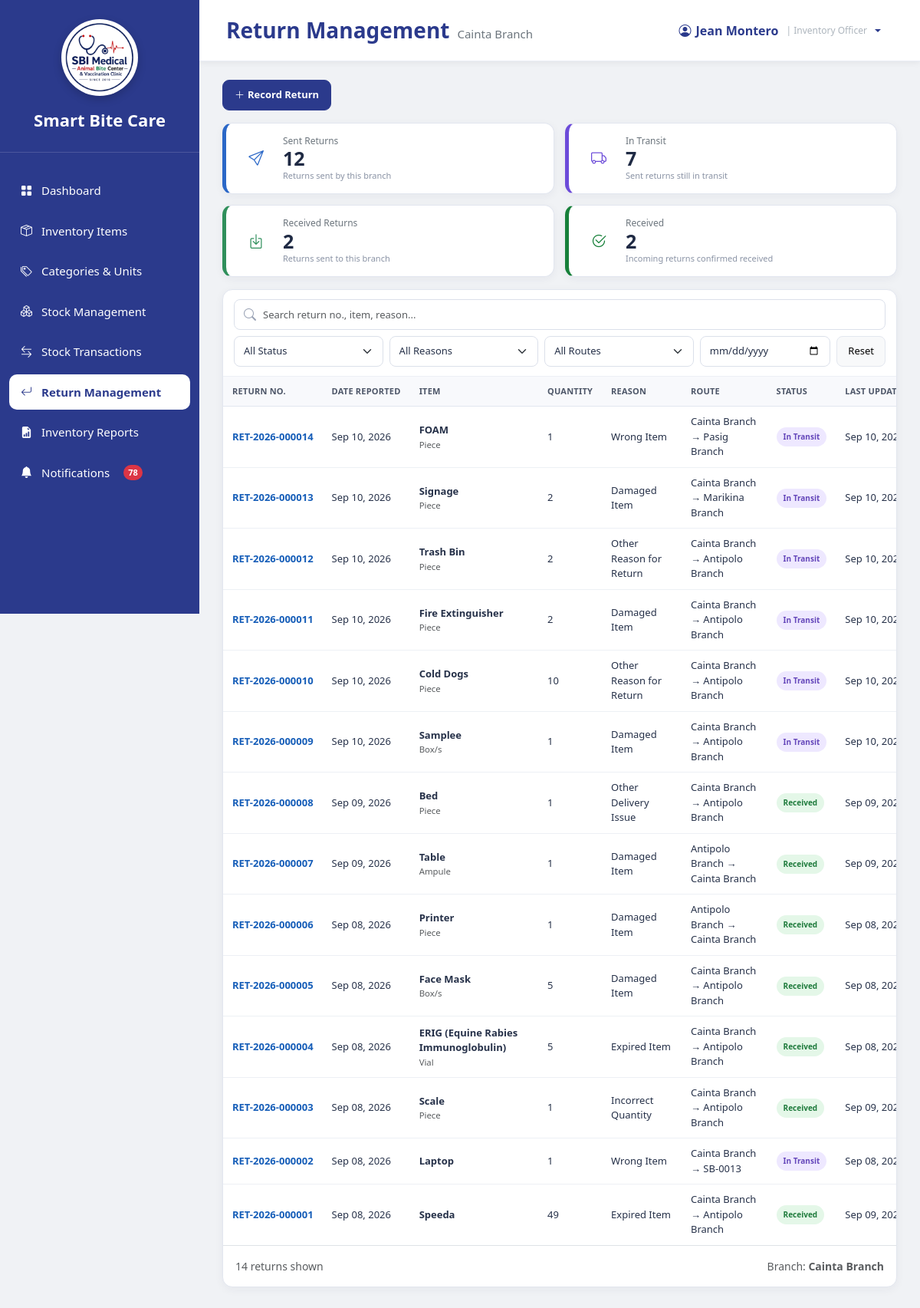
The app's page /InventoryOfficer_ReturnManagement.php (signed in) with its own data.
### tables this page shows
CREATE TABLE `users` (
  `user_id` int(11) NOT NULL,
  `branch_id` varchar(10) DEFAULT NULL,
  `role_id` int(11) NOT NULL,
  `username` varchar(100) NOT NULL,
  `email` varchar(255) NOT NULL,
  `password` varchar(255) NOT NULL,
  `status` enum('Active','Inactive') DEFAULT 'Active',
  `created_at` timestamp NOT NULL DEFAULT current_timestamp(),
  `last_login` datetime DEFAULT NULL
);

CREATE TABLE `branches` (
  `branch_id` varchar(10) NOT NULL,
  `branch_name` varchar(150) NOT NULL,
  `branch_address` text DEFAULT NULL,
  `contact_number` varchar(30) DEFAULT NULL,
  `email` varchar(150) DEFAULT NULL,
  `status` enum('Active','Inactive') DEFAULT 'Active',
  `created_at` timestamp NOT NULL DEFAULT current_timestamp()
);

CREATE TABLE `inventory_returns` (
  `return_id` int(11) NOT NULL,
  `return_number` varchar(30) DEFAULT NULL,
  `branch_id` varchar(10) NOT NULL,
  `destination_branch_id` varchar(10) NOT NULL,
  `item_name` varchar(255) NOT NULL,
  `unit_id` int(11) DEFAULT NULL,
  `item_id` int(11) DEFAULT NULL,
  `stock_id` int(11) DEFAULT NULL,
  `expected_quantity` decimal(12,2) DEFAULT NULL,
  `quantity` decimal(12,2) NOT NULL,
  `return_reason` varchar(100) NOT NULL,
  `remarks` text DEFAULT NULL,
  `transportation_details` text DEFAULT NULL,
  `status` enum('In Transit','Received') NOT NULL DEFAULT 'In Transit',
  `created_by` int(11) NOT NULL,
  `sent_at` datetime DEFAULT NULL,
  `received_at` datetime DEFAULT NULL,
  `processed_by` int(11) DEFAULT NULL,
  `stock_transaction_id` int(11) DEFAULT NULL,
  `created_at` timestamp NOT NULL DEFAULT current_timestamp(),
  `updated_at` timestamp NOT NULL DEFAULT current_timestamp() ON UPDATE current_timestamp()
);

CREATE TABLE `units` (
  `unit_id` int(11) NOT NULL,
  `unit_name` varchar(100) NOT NULL
);

### sources/notification_helper.php (called while the page is built, shortened)
<?php
function getUnreadNotificationCount($conn, $user_id)
{
    $query = "
        SELECT COUNT(*) AS unread_count
        FROM notifications
        WHERE user_id = ?
          AND is_read = 0
    ";
    $stmt = $conn->prepare($query);
    $stmt->bind_param("i", $user_id);
    $stmt->execute();
    $result = $stmt->get_result();
    $row = $result->fetch_assoc();
    return (int)($row['unread_count'] ?? 0);
}

### InventoryOfficer_ReturnManagement.php (the view, shortened to what this page needs)
<?php
require_once 'sources/db_connect.php';
require_once 'sources/notification_helper.php';
$user_id = (int)$_SESSION['user_id'];
$userQuery = "
    SELECT u.branch_id, u.username, b.branch_name
    FROM users u
    LEFT JOIN branches b ON u.branch_id = b.branch_id
    WHERE u.user_id = ?
      AND u.status = 'Active'
    LIMIT 1
";
$userStmt = $conn->prepare($userQuery);
$userStmt->bind_param('i', $user_id);
if (!$userStmt->execute()) {
    $userStmt->close();
    http_response_code(500);
    die('Database error: Unable to retrieve user information.');
}
$userResult = $userStmt->get_result();
$userData = $userResult->fetch_assoc();
$branch_id = $userData['branch_id'];
$username = $userData['username'] ?: 'Inventory Officer';
$branch_name = $userData['branch_name'] ?: 'No Branch Assigned';
$notification_count = getUnreadNotificationCount($conn, $user_id);
function h($value)
{
    return htmlspecialchars((string)$value, ENT_QUOTES, 'UTF-8');
}
$stats = [
    'sent_total' => 0,
    'sent_in_transit' => 0,
    'received_total' => 0,
    'received_count' => 0,
    'total' => 0
];
$statsSql = "SELECT
                SUM(CASE WHEN branch_id = ? THEN 1 ELSE 0 END) AS sent_total,
                SUM(CASE WHEN branch_id = ? AND status = 'In Transit' THEN 1 ELSE 0 END) AS sent_in_transit,
                SUM(CASE WHEN destination_branch_id = ? THEN 1 ELSE 0 END) AS received_total,
                SUM(CASE WHEN destination_branch_id = ? AND status = 'Received' THEN 1 ELSE 0 END) AS received_count,
                COUNT(*) AS total
            FROM inventory_returns
            WHERE branch_id = ? OR destination_branch_id = ?";
$statsStmt = $conn->prepare($statsSql);
if ($statsStmt) {
    $statsStmt->bind_param('ssssss', $branch_id, $branch_id, $branch_id, $branch_id, $branch_id, $branch_id);
    $statsStmt->execute();
    $statsRow = $statsStmt->get_result()->fetch_assoc();
    if ($statsRow) {
        $stats['sent_total'] = (int)($statsRow['sent_total'] ?? 0);
        $stats['sent_in_transit'] = (int)($statsRow['sent_in_transit'] ?? 0);
        $stats['received_total'] = (int)($statsRow['received_total'] ?? 0);
        $stats['received_count'] = (int)($statsRow['received_count'] ?? 0);
        $stats['total'] = (int)($statsRow['total'] ?? 0);
    }
}
$returns = [];
$returnError = '';
$returnListSql = "SELECT
                    ir.return_id,
                    ir.return_number,
                    ir.branch_id,
                    ir.destination_branch_id,
                    ir.item_name,
                    ir.unit_id,
                    un.unit_name,
                    ir.quantity,
                    ir.return_reason,
                    ir.remarks,
                    ir.transportation_details,
                    ir.status,
                    ir.created_by,
                    ir.created_at,
                    ir.sent_at,
                    ir.received_at,
                    ir.processed_by,
                    sb.branch_name AS source_name,
                    db.branch_name AS destination_name,
                    creator.username AS creator_username,
                    processor.username AS processor_username
                FROM inventory_returns ir
                LEFT JOIN units un ON un.unit_id = ir.unit_id
                LEFT JOIN branches sb ON sb.branch_id = ir.branch_id
                LEFT JOIN branches db ON db.branch_id = ir.destination_branch_id
                LEFT JOIN users creator ON creator.user_id = ir.created_by
                LEFT JOIN users processor ON processor.user_id = ir.processed_by
                WHERE ir.branch_id = ? OR ir.destination_branch_id = ?
                ORDER BY ir.created_at DESC, ir.return_id DESC";
$returnListStmt = $conn->prepare($returnListSql);
if ($returnListStmt) {
    $returnListStmt->bind_param('ss', $branch_id, $branch_id);
    $returnListStmt->execute();
    $result = $returnListStmt->get_result();
    while ($row = $result->fetch_assoc()) {
        $row['view_type'] = ((string)$row['branch_id'] === (string)$branch_id) ? 'Sent' : 'Received';
        $row['route'] = ($row['source_name'] ?: $row['branch_id']) . ' → ' . ($row['destination_name'] ?: $row['destination_branch_id']);
        $returns[] = $row;
    }
} else {
    $returnError = 'Unable to load return records.';
}
?>
<!DOCTYPE html>
<html lang="en">
<head>
<link href="https://cdn.jsdelivr.net/npm/bootstrap@5.3.3/dist/css/bootstrap.min.css" rel="stylesheet">
<link rel="stylesheet" href="https://cdn.jsdelivr.net/npm/bootstrap-icons@1.11.3/font/bootstrap-icons.min.css">
<link rel="stylesheet" href="sidebar.css">
</head>
<body>
<div class="sidebar">
    <div class="logo-area">
        <div class="logo-frame">
            <img src="logo.png" alt="Smart Bite Care Logo" class="logo">
        </div>
        <div class="system-name">Smart Bite Care</div>
    </div>
    <nav class="nav-menu">
        <ul>
            <li><a href="InventoryOfficer_Dashboard.php"><i class="bi bi-grid-fill"></i><span>Dashboard</span></a></li>
            <li><a href="InventoryOfficer_InventoryItems.php"><i class="bi bi-box-seam"></i><span>Inventory Items</span></a></li>
            <li><a href="InventoryOfficer_Categories.php"><i class="bi bi-tags"></i><span>Categories & Units</span></a></li>
            <li><a href="InventoryOfficer_StockManagement.php"><i class="bi bi-boxes"></i><span>Stock Management</span></a></li>
            <li><a href="InventoryOfficer_StockTransactions.php"><i class="bi bi-arrow-left-right"></i><span>Stock Transactions</span></a></li>
            <li><a class="active" href="InventoryOfficer_ReturnManagement.php"><i class="bi bi-arrow-return-left"></i><span>Return Management</span></a></li>
            <li><a href="InventoryOfficer_Reports.php"><i class="bi bi-file-earmark-bar-graph-fill"></i><span>Inventory Reports</span></a></li>
            <li><a  href="InventoryOfficer_Notifications.php" class="notification-link"><i class="bi bi-bell-fill"></i><span>Notifications</span>
                        <?php if ($notification_count > 0): ?>
                            <span class="notification-badge"><?php echo $notification_count; ?></span>
                        <?php endif; ?>
                    </a></li>
        </ul>
    </nav>
</div>
<div class="main">
    <div class="topbar">
        <h3>Return Management<small><?php echo h($branch_name); ?></small></h3>
        <div class="dropdown">
            <button class="profile dropdown-toggle border-0 bg-transparent px-3 py-2 rounded-3"
                    type="button" id="inventoryOfficerProfileMenu"
                    data-bs-toggle="dropdown" aria-expanded="false">
                <i class="bi bi-person-circle"></i>
                <span><?php echo h($username); ?></span>
                <span class="role-label">| Inventory Officer</span>
            </button>
        </div>
    </div>
    <div class="page-body">
        <div class="return-page-header">
            <button class="btn btn-primary-custom" data-bs-toggle="modal" data-bs-target="#returnModal" onclick="prepareNewReturn()">
                <i class="bi bi-plus-lg me-1"></i> Record Return
            </button>
        </div>
        <div class="stat-grid">
            <div class="stat-card pending">
                <div class="stat-icon"><i class="bi bi-send"></i></div>
                <div>
                    <div class="stat-label">Sent Returns</div>
                    <div class="stat-number"><?php echo number_format($stats['sent_total']); ?></div>
                    <div class="stat-description">Returns sent by this branch</div>
                </div>
            </div>
            <div class="stat-card ready">
                <div class="stat-icon"><i class="bi bi-truck"></i></div>
                <div>
                    <div class="stat-label">In Transit</div>
                    <div class="stat-number"><?php echo number_format($stats['sent_in_transit']); ?></div>
                    <div class="stat-description">Sent returns still in transit</div>
                </div>
            </div>
            <div class="stat-card sent">
                <div class="stat-icon"><i class="bi bi-box-arrow-in-down"></i></div>
                <div>
                    <div class="stat-label">Received Returns</div>
                    <div class="stat-number"><?php echo number_format($stats['received_total']); ?></div>
                    <div class="stat-description">Returns sent to this branch</div>
                </div>
            </div>
            <div class="stat-card resolved">
                <div class="stat-icon"><i class="bi bi-check2-circle"></i></div>
                <div>
                    <div class="stat-label">Received</div>
                    <div class="stat-number"><?php echo number_format($stats['received_count']); ?></div>
                    <div class="stat-description">Incoming returns confirmed received</div>
                </div>
            </div>
        </div>
        <div class="panel-card">
            <div class="panel-toolbar">
                <div class="search-wrap">
                    <input type="text" id="returnSearch" class="form-control" placeholder="Search return no., item, reason...">
                </div>
                <select id="statusFilter" class="form-select filter-select">
                    <option value="">All Status</option>
                </select>
                <select id="reasonFilter" class="form-select filter-select">
                    <option value="">All Reasons</option>
                </select>
                <select id="routeFilter" class="form-select filter-select">
                    <option value="">All Routes</option>
                </select>
                <input type="date" id="dateFilter" class="form-control filter-date" title="Filter by date reported">
                <button type="button" class="btn btn-light btn-reset" onclick="resetReturnFilters()">Reset</button>
            </div>
            <div class="table-responsive">
                <table class="table return-table mb-0">
                    <thead>
                        <tr>
                            <th>Return No.</th>
                            <th>Date Reported</th>
                            <th>Item</th>
                            <th>Quantity</th>
                            <th>Reason</th>
                            <th>Route</th>
                            <th>Status</th>
                            <th>Last Updated</th>
                        </tr>
                    </thead>
                    <tbody id="returnsBody">
                    <?php if ($returnError): ?>
                        <tr><td colspan="9" class="text-center text-danger py-4"><?php echo h($returnError); ?></td></tr>
                    <?php else: ?>
                        <?php foreach ($returns as $row): ?>
                            <?php
                                $statusClass = match ($row['status']) {
                                    'In Transit' => 'status-in-transit',
                                    'Received' => 'status-received',
                                    default => 'status-in-transit'
                                };
                                $lastUpdated = $row['received_at'] ?: ($row['sent_at'] ?: $row['created_at']);
                                $searchData = strtolower(
                                    ($row['return_number'] ?? '') . ' ' .
                                    ($row['item_name'] ?? '') . ' ' . ($row['unit_name'] ?? '') . ' ' .
                                        ($row['return_reason'] ?? '') . ' ' .
                                    ($row['source_name'] ?? '') . ' ' .
                                    ($row['destination_name'] ?? '') . ' ' .
                                    ($row['route'] ?? '') . ' ' .
                                    ($row['view_type'] ?? '') . ' ' .
                                    ($row['transportation_details'] ?? '')
                                );
                            ?>
                            <tr class="return-row"
                                data-search="<?php echo h($searchData); ?>"
                                data-status="<?php echo h($row['status']); ?>"
                                data-reason="<?php echo h($row['return_reason']); ?>"
                                data-route="<?php echo h($row['view_type']); ?>"
                                data-date="<?php echo h(date('Y-m-d', strtotime($row['created_at']))); ?>">
                                <td>
                                    <a href="#" class="return-number" onclick="openDetails(<?php echo (int)$row['return_id']; ?>); return false;">
                                        <?php echo h($row['return_number'] ?: ('RET-' . $row['return_id'])); ?>
                                    </a>
                                </td>
                                <td><?php echo h(date('M d, Y', strtotime($row['created_at']))); ?></td>
                                <td>
                                    <div class="fw-semibold"><?php echo h($row['item_name']); ?></div>
                                    <div class="small text-muted"><?php echo h($row['unit_name'] ?? ''); ?></div>
                                </td>
                                <td><?php echo h(rtrim(rtrim(number_format((float)$row['quantity'], 2, '.', ''), '0'), '.')); ?></td>
                                <td><?php echo h($row['return_reason']); ?></td>
                                <td><?php echo h($row['route']); ?></td>
                                <td><span class="status-pill <?php echo h($statusClass); ?>"><?php echo h($row['status']); ?></span></td>
                                <td><?php echo h(date('M d, Y', strtotime($lastUpdated))); ?></td>
                            </tr>
                        <?php endforeach; ?>
                    <?php endif; ?>
                    </tbody>
                </table>
            </div>
            <div class="d-flex justify-content-between align-items-center flex-wrap gap-2 p-3 border-top">
                <div class="small text-muted" id="returnCountLabel"></div>
                <div class="small text-muted">Branch: <strong><?php echo h($branch_name); ?></strong></div>
            </div>
        </div>
    </div>
</div>
</body>
</html>

### records on screen
users: branch.branch_name "Cainta Branch", username "Jean Montero"
inventory_returns: return_number "RET-2026-000014", created_at "Sep 10, 2026", item_name "FOAM", unit.unit_name "Piece", quantity "1", return_reason "Wrong Item", route "Cainta Branch → Pasig Branch", status "In Transit", date('M d, Y', strtotime($lastUpdated)) "Sep 10,…"
inventory_returns: return_number "RET-2026-000013", created_at "Sep 10, 2026", item_name "Signage", unit.unit_name "Piece", quantity "2", return_reason "Damaged Item", route "Cainta Branch → Marikina Branch", status "In Transit", date('M d, Y', strtotime($lastUpdated)) "Sep 10,…"
inventory_returns: return_number "RET-2026-000012", created_at "Sep 10, 2026", item_name "Trash Bin", unit.unit_name "Piece", quantity "2", return_reason "Other Reason for Return", route "Cainta Branch → Antipolo Branch", status "In Transit", date('M d, Y', strtotime($lastUpdated)) "Sep 10,…"
inventory_returns: return_number "RET-2026-000011", created_at "Sep 10, 2026", item_name "Fire Extinguisher", unit.unit_name "Piece", quantity "2", return_reason "Damaged Item", route "Cainta Branch → Antipolo Branch", status "In Transit", date('M d, Y', strtotime($lastUpdated)) "Sep 10,…"
inventory_returns: return_number "RET-2026-000010", created_at "Sep 10, 2026", item_name "Cold Dogs", unit.unit_name "Piece", quantity "10", return_reason "Other Reason for Return", route "Cainta Branch → Antipolo Branch", status "In Transit", date('M d, Y', strtotime($lastUpdated)) "Sep 10,…"
inventory_returns: return_number "RET-2026-000009", created_at "Sep 10, 2026", item_name "Samplee", unit.unit_name "Box/s", quantity "1", return_reason "Damaged Item", route "Cainta Branch → Antipolo Branch", status "In Transit", date('M d, Y', strtotime($lastUpdated)) "Sep 10,…"
inventory_returns: return_number "RET-2026-000008", created_at "Sep 09, 2026", item_name "Bed", unit.unit_name "Piece", quantity "1", return_reason "Other Delivery Issue", route "Cainta Branch → Antipolo Branch", status "Received", received_at "Sep 09,…"
inventory_returns: return_number "RET-2026-000007", created_at "Sep 09, 2026", item_name "Table", unit.unit_name "Ampule", quantity "1", return_reason "Damaged Item", route "Antipolo Branch → Cainta Branch", status "Received", received_at "Sep 09,…"
inventory_returns: return_number "RET-2026-000006", created_at "Sep 08, 2026", item_name "Printer", unit.unit_name "Piece", quantity "1", return_reason "Damaged Item", route "Antipolo Branch → Cainta Branch", status "Received", received_at "Sep 08,…"
inventory_returns: return_number "RET-2026-000005", created_at "Sep 08, 2026", item_name "Face Mask", unit.unit_name "Box/s", quantity "5", return_reason "Damaged Item", route "Cainta Branch → Antipolo Branch", status "Received", received_at "Sep 08,…"
inventory_returns: return_number "RET-2026-000004", created_at "Sep 08, 2026", item_name "ERIG (Equine Rabies Immunoglobulin)", unit.unit_name "Vial", quantity "5", return_reason "Expired Item", route "Cainta Branch → Antipolo Branch", status "Received", received_at "Sep 08,…"
inventory_returns: return_number "RET-2026-000003", created_at "Sep 08, 2026", item_name "Scale", unit.unit_name "Piece", quantity "1", return_reason "Incorrect Quantity", route "Cainta Branch → Antipolo Branch", status "Received", received_at "Sep 09,…"
inventory_returns: return_number "RET-2026-000002", created_at "Sep 08, 2026", item_name "Laptop", quantity "1", return_reason "Wrong Item", route "Cainta Branch → SB-0013", status "In Transit", date('M d, Y', strtotime($lastUpdated)) "Sep 08,…"
inventory_returns: return_number "RET-2026-000001", created_at "Sep 08, 2026", item_name "Speeda", quantity "49", return_reason "Expired Item", route "Cainta Branch → Antipolo Branch", status "Received", received_at "Sep 09,…"

### other values on screen
$notification_count "78"
$stats['sent_total'] "12"
$stats['sent_in_transit'] "7"
$stats['received_total'] "2"
$stats['received_count'] "2"
